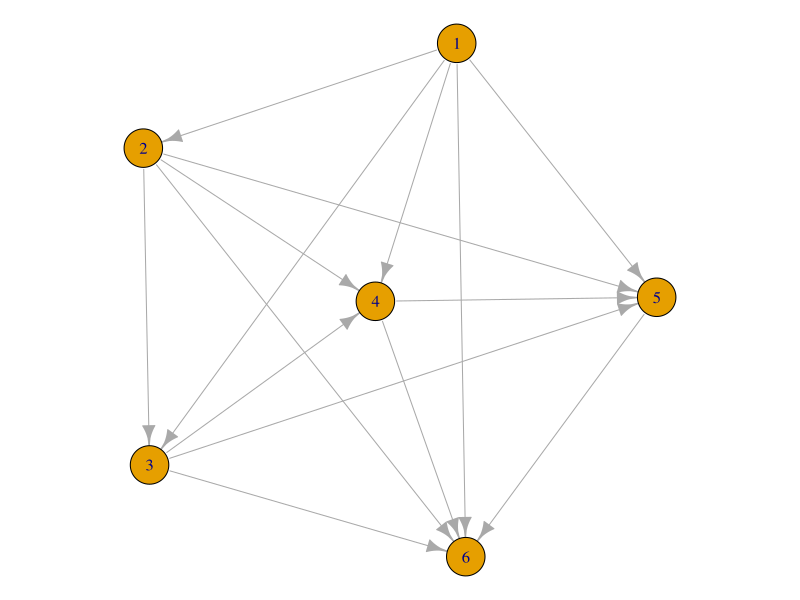
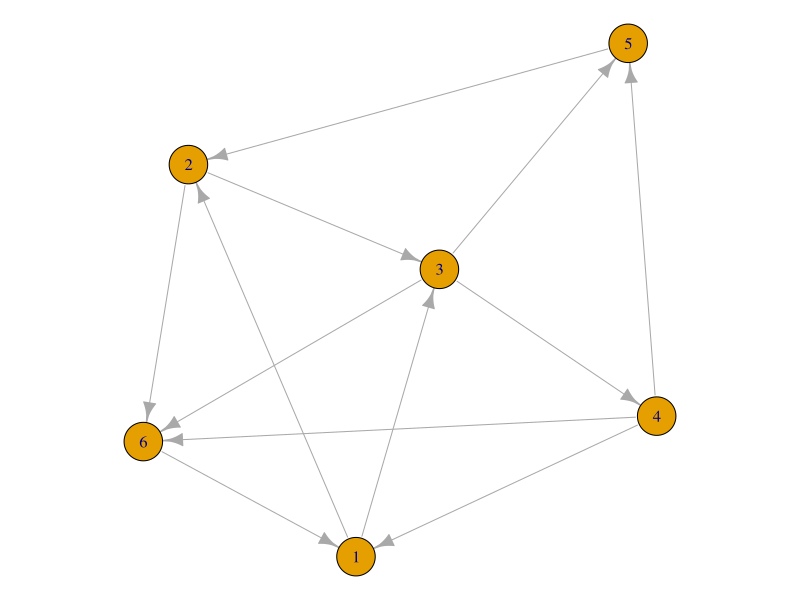

Generate these figures, in order, with R:
## ---- chunk 1
knitr::opts_chunk$set(echo = TRUE)
knitr::opts_chunk$set(comment = NA)
## ---- chunk 2
library(igraph)

G_al <- list(c(2,3,4,5,6), 
             c(3,4,5,6), 
             c(4,5,6), 
             c(5,6), 
             c(6), 
             c())
G <- graph_from_adj_list(G_al, mode="out") 
## ---- chunk 3
set.seed(1) 
oldPar <- par(mar=c(0.1,0.1,0.1,0.1)) # reduce the margins
plot(G)
par(oldPar)
## ---- chunk 4
library(igraph) #load the igraph library
digraph_list <- list(c(2,3), 
                    c(3,6), 
                    c(4,5,6), 
                    c(1,5,6), 
                    c(2), 
                    c(1))
M <- graph_from_adj_list(digraph_list, mode="out") 
oldPar <- par(mar=c(0.1,0.1,0.1,0.1)) # reduce the margins
set.seed(1234) # fix the randomization of the following plot command
plot(M)
par(oldPar) # restore the default margins
## ---- chunk 5
library(knitr)
roster <- c("Ethan", "Talia", "Drake", "Jack", "Andrew", "Blake", "Jordan", "Graham", "Kevin", "Logan", "Claire", "Bri", "Trevor", "James", "Kristen", "Levi", "Grace", "John", "Isaac", "Josiah", "Nathan")
set.seed(352021) 
n <- length(roster)
ngps <- 7
maxingp <- ceiling(n/ngps)
# just make random groups
groups <- matrix(c(roster[sample(n)], 
                   rep("",(maxingp - (n %% maxingp)) %% maxingp)), 
                 ncol=maxingp, byrow=FALSE)
rownames(groups) <- paste0("Table #", 1:nrow(groups))
kable(t(groups))
